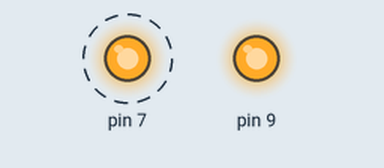
This sketch was run on a simulated Arduino Uno, built with avr-gcc and run on an emulated ATmega328P. Parts: output pins drawn as LEDs (lit = HIGH). Dashed ring = blinking.

Above: at 0.5 s.
Timing chart, 0 to 4.6 s (numbered marks = the images above):
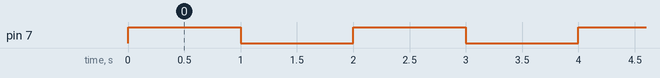

The sketch:

sketch_jan22b.ino
```cpp
void setup() {
  // put your setup code here, to run once:
 pinMode(9, OUTPUT);
 pinMode(7, OUTPUT);
int n=0;
digitalWrite(9, HIGH);
}

void loop() {
  // put your main code here, to run repeatedly:

digitalWrite(13,HIGH);
digitalWrite(7,HIGH);
delay(1000);
digitalWrite(13,LOW);
digitalWrite(7,LOW);
delay(1000);


}
```

Measured:
- by itself, pin 7: alternates HIGH for 1.0 s and LOW for 1.0 s
